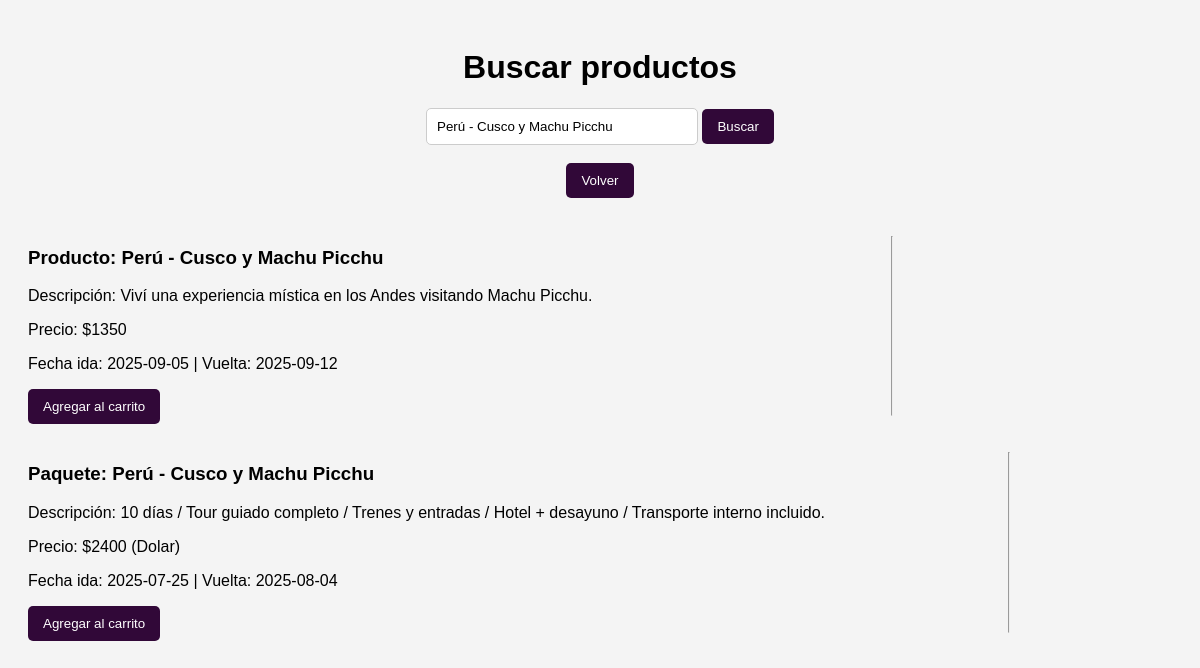
The page /paginaweb/buscargeneral.php?nombre=Perú - Cusco y Machu Picchu on the database its author committed.
### tables this page shows
CREATE TABLE `producto` (
  `idproducto` int(11) NOT NULL,
  `nombre` varchar(255) NOT NULL,
  `codigo` varchar(255) NOT NULL,
  `descripcion` varchar(255) NOT NULL,
  `precio` int(11) NOT NULL,
  `moneda` text NOT NULL,
  `fechaida` date DEFAULT NULL,
  `fechavuelta` date DEFAULT NULL
);

CREATE TABLE `paquete` (
  `idpaquete` int(11) NOT NULL,
  `nombre` varchar(255) NOT NULL,
  `descripcion` varchar(255) NOT NULL,
  `precio` int(11) NOT NULL,
  `moneda` text NOT NULL,
  `fechaida` date NOT NULL,
  `fechavuelta` date NOT NULL
);

### paginaweb/buscargeneral.php (the view, shortened to what this page needs)
<?php
include("includes/conDB.php");
?>
<!DOCTYPE html>
<html lang="es">
<head>
    <link rel="stylesheet" href="css/buscar.css">
</head>
<body>
<div class="buscador-container">
    <h1>Buscar productos</h1>
    <form method="GET" action="buscargeneral.php">
        <input type="text" name="nombre" placeholder="Ej: Brasil, Hotel, Auto..." value="<?php echo isset($_GET['nombre']) ? htmlspecialchars($_GET['nombre']) : ''; ?>">
        <button type="submit">Buscar</button>
    </form>
    <br>
    <a href="inicio.html"><button>Volver</button></a>
</div>
<div class="resultados">
<?php
$nombre = isset($_GET['nombre']) ? mysqli_real_escape_string($conex, $_GET['nombre']) : '';
$query = "SELECT * FROM producto WHERE nombre LIKE '%$nombre%'";
$res = mysqli_query($conex, $query);
while ($row = mysqli_fetch_assoc($res)) {
    echo "<div><h3>Producto: " . htmlspecialchars($row['nombre']) . "</h3>";
    echo "<p>Descripción: " . htmlspecialchars($row['descripcion']) . "</p>";
    echo "<p>Precio: $" . $row['precio'] . "</p>";
    echo "<p>Fecha ida: " . $row['fechaida'] . " | Vuelta: " . $row['fechavuelta'] . "</p>";
    echo '<form action="agregar_carrito.php" method="post">';
    echo '<button type="submit">Agregar al carrito</button>';
    echo '</form></div><hr>';
}
$query = "SELECT * FROM paquete WHERE nombre LIKE '%$nombre%'";
$res = mysqli_query($conex, $query);
while ($row = mysqli_fetch_assoc($res)) {
    echo "<div><h3>Paquete: " . htmlspecialchars($row['nombre']) . "</h3>";
    echo "<p>Descripción: " . htmlspecialchars($row['descripcion']) . "</p>";
    echo "<p>Precio: $" . $row['precio'] . " (" . $row['moneda'] . ")</p>";
    echo "<p>Fecha ida: " . $row['fechaida'] . " | Vuelta: " . $row['fechavuelta'] . "</p>";
    echo '<form action="agregar_carrito.php" method="post">';
    echo '<button type="submit">Agregar al carrito</button>';
    echo '</form></div><hr>';
}
?>
</div>
</body>
</html>

### paginaweb/css/buscar.css (style rules this page uses)
body { font-family: Arial, sans-serif; background-color: #f4f4f4; padding: 20px; }
.buscador-container { text-align: center; margin-bottom: 30px; }
input[type="text"] { padding: 10px; width: 250px; border: 1px solid #ccc; border-radius: 5px; }
button { padding: 10px 15px; background-color: #310838; color: white; border: none; border-radius: 5px; cursor: pointer; }
.resultados { display: flex; flex-wrap: wrap; gap: 20px; justify-content: center; }

### rows shown on the page
producto: nombre "Perú - Cusco y Machu Picchu", descripcion "Viví una experiencia mística en los Andes visitando Machu Picchu.", precio "1350", fechaida "2025-09-05", fechavuelta "2025-09-12"
paquete: nombre "Perú - Cusco y Machu Picchu", descripcion "10 días / Tour guiado completo / Trenes y entradas / Hotel + desayuno / Transporte interno incluido.", precio "2400", moneda "Dolar", fechaida "2025-07-25", fechavuelta "2025-08-04"
